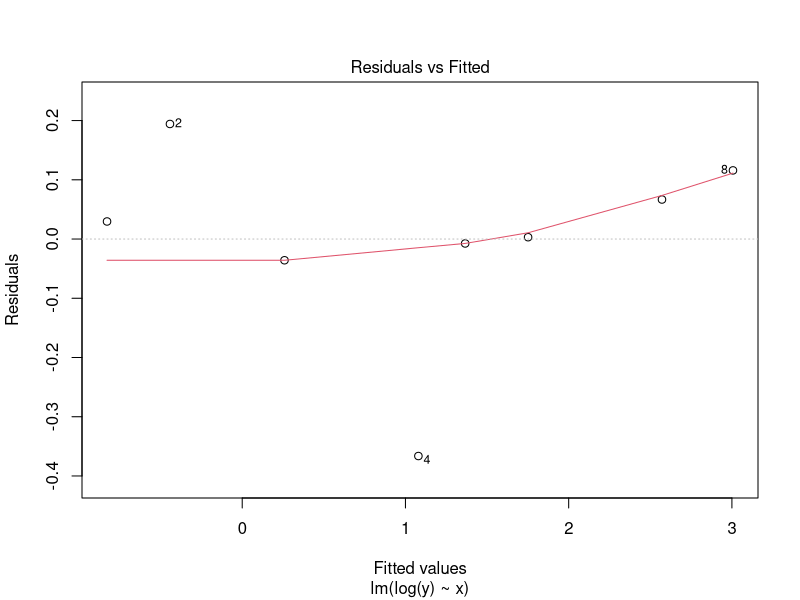
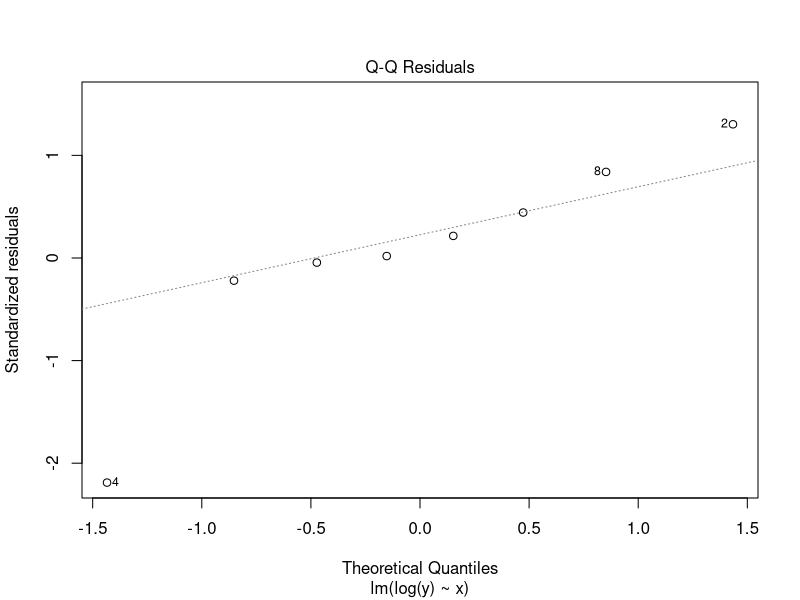
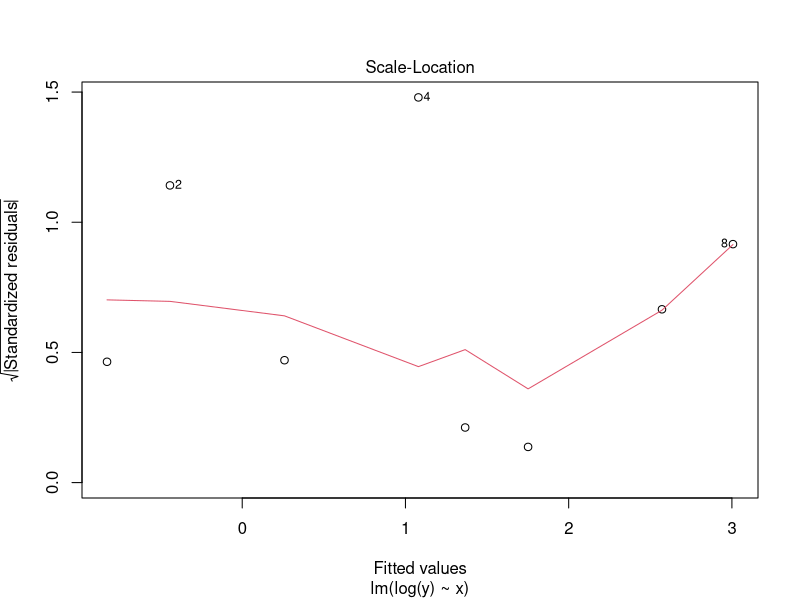
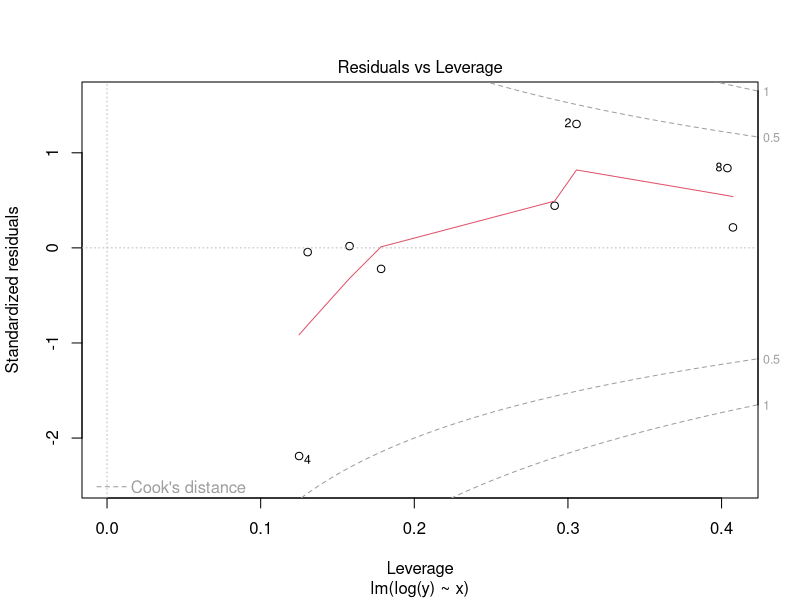

R code for these plots, in order:
## ---- chunk 1
rnd <- function(x) {
  round(x, digits = 2)
}
## ---- chunk 2
xbar <- 4.5
n <- 48
ssx <- 500
mse <- 1.5
xh <- 2.3
m <- 8
spredmean <- sqrt(mse * (1 / m + 1 / n + (xh - xbar)^2 / ssx))
alpha <- 0.05
rnd(qt(1 - alpha / 2, n - 2) * spredmean * 2)
## ---- chunk 3
msr <- 3000 / 1
mse <- 17800 / 49
rnd(msr / mse)
## ---- chunk 4
xbar <- 26.7
ybar <- 50
ssx <- 2800
ssxy <- 1600
b1 <- ssxy / ssx
rnd(b1)
## ---- chunk 5
mse <- 2.5
ssx <- 2300
b1 <- 2.35
n <- 50

sx <- sqrt(mse / ssx)
t_crit <- qt(1 - alpha / 2, n - 2)
lower <- b1 - t_crit * sx
upper <- b1 + t_crit * sx
rnd(c(lower, upper))
## ---- chunk 6
mse <- 1.2^2
xbar <- 23
ssx <- 48
n <- 20

t_crit <- qt(1 - alpha / 2, n - 2)
xh <- 12
m <- 1
spred <- sqrt(mse * (1 / n + 1 + (xh - xbar)^2 / ssx))
rnd(t_crit * spred)
## ---- chunk 7
b0 <- 2.93
b1 <- 0.55
x <- 10
y <- 6
rnd(y - (b0 + b1 * x))
## ---- chunk 8
x <- c(-0.85, -0.46, 0.25, 1.08, 1.37, 1.76, 2.59, 3.03)
y <- c(0.45, 0.78, 1.25, 2.04, 3.89, 5.78, 13.99, 22.7)
model <- lm(log(y) ~ x)
rnd(model$coefficients)
plot(model)
## ---- chunk 9
x <- c(0.15, 0.15, 0.23, 0.28, 0.28, 0.35, 0.35, 0.35)
y <- c(20.5, 23.5, 40.3, 43.6, 44.8, 27.6, 25.4, 26.9)
c_ <- length(unique(x))
n <- length(x)
model <- lm(y ~ x)
model_reduced <- model
model_full <- lm(y ~ as.factor(x))
sse <- anova(model_reduced)["Residuals", "Sum Sq"]
sspe <- anova(model_full)["Residuals", "Sum Sq"]
dfpe <- anova(model_full)["Residuals", "Df"]
sslf <- sse - sspe
dflf <- anova(model_reduced, model_full)[2, "Df"]
stopifnot(dfpe == n - c_)
stopifnot(dflf == c_ - 2)
rnd(sspe)
rnd(sslf)
rnd(dfpe)
rnd(dflf)
anova(model_reduced, model_full)
## ---- chunk 10
r <- 0.97
n <- 39
t_star <- r * sqrt(n - 2) / sqrt(1 - r^2)
rnd(t_star)
## ---- chunk 11
n <- 40
p <- 2
c <- 10
sse <- 120
sslf <- 60
sspe <- 80

mslf <- sslf / (c - 2)
mspe <- sspe / (n - c)

f_star <- mslf / mspe
rnd(f_star)
## ---- chunk 12
n <- 60
p <- 2
g <- 5
rnd(sqrt(g * qf(1 - alpha, g, n - p)))
## ---- chunk 13
n <- 60
s_xi1_xi2 <- 0
s_xi1 <- s_xi2 <- 0
s_xi1_xi1 <- 20.5
s_xi2_xi2 <- 50.6
s_yi <- 200.6
s_xi1_yi <- 42.7
s_xi2_yi <- 101.8

xtxinv <- matrix(
  c(
    n, s_xi1, s_xi2,
    s_xi1, s_xi1_xi1, s_xi1_xi2,
    s_xi2, s_xi1_xi2, s_xi2_xi2
  ),
  3,
  3
)

xty <- matrix(c(s_yi, s_xi1_yi, s_xi2_yi), 3, 1)

rnd(solve(xtxinv) %*% xty)
## ---- chunk 14
n <- 50
k <- 2
bonf <- qt(1 - alpha / (2 * k), n - 2)
wh <- sqrt(2 * qf(1 - alpha, 2, n - 2))
rnd(bonf)
rnd(wh)
## ---- chunk 15
b0 <- 1.06
b1 <- 0.6
b2 <- -0.33
y <- 5
x1 <- 2
x2 <- 3

rnd(y - (b0 + b1 * x1 + b2 * x2))
## ---- chunk 16
k <- 2
p <- 3
n <- 50
se <- 2.4
bonf <- qt(1 - alpha / (2 * k), n - p)
rnd(2 * bonf * se)
